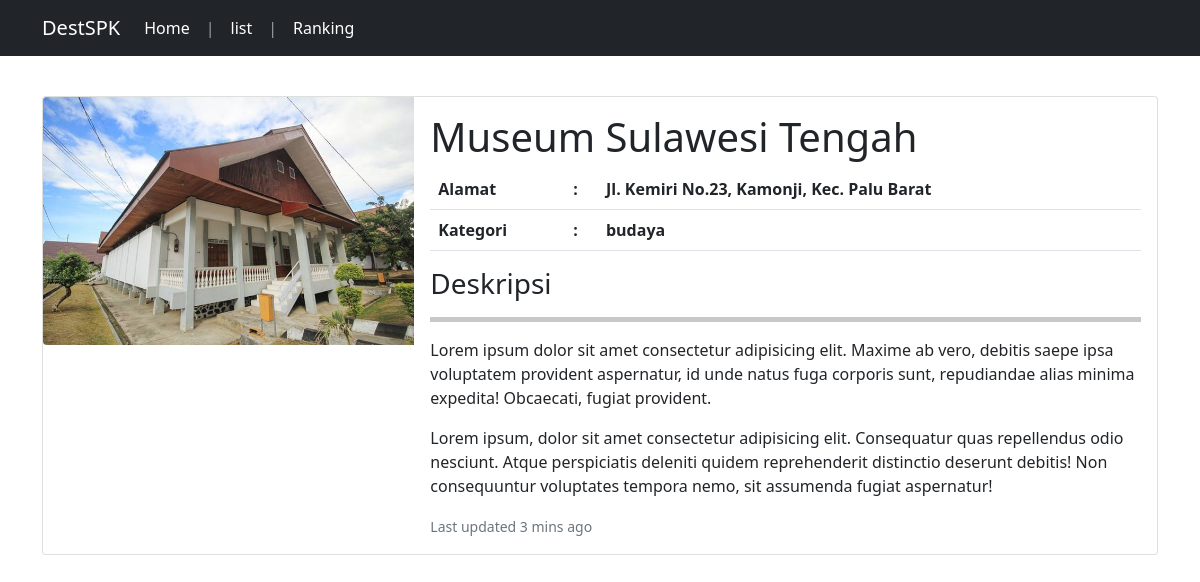
The page /user/detail.php?id=8 on the database its author committed.
### tables this page shows
CREATE TABLE `alternative` (
  `id` int(11) NOT NULL,
  `nama_tempat` varchar(100) NOT NULL,
  `alamat` text NOT NULL,
  `kategori` varchar(100) NOT NULL,
  `foto` text NOT NULL
);

### user/detail.php (the view)
<?php include 'header.php' ?>
<?php include '../db_connect.php' ?>
<main class="container mt-5">
    <?php
    $id = $_GET['id'];
    $query = $conn->query("SELECT * FROM alternative WHERE id='$id'");
    $row = $query->fetch_assoc();
    ?>
    <br><br>
    <div class="col-lg-12">
        <div class="card mb-3">
            <div class="row g-0">
                <div class="col-md-4">
                    <img src="../image/<?= $row['foto'] ?>" class="img-fluid rounded-start" alt="..." height="500px">
                </div>
                <div class="col-md-8">
                    <div class="card-body">
                        <h1 class="card-title"><?= $row['nama_tempat'] ?></h1>
                        <table class="table">
                            <thead>
                                <tr>
                                    <th>Alamat</th>
                                    <th>:</th>
                                    <th><?= $row['alamat'] ?></th>
                                </tr>
                                <tr>
                                    <th>Kategori</th>
                                    <th>:</th>
                                    <th><?= $row['kategori'] ?></th>
                                </tr>
                            </thead>
                        </table>
                        <h3 class="card-title">Deskripsi</h3>
                        <hr style="height: 5px;">
                        <p>Lorem ipsum dolor sit amet consectetur adipisicing elit. Maxime ab vero, debitis saepe ipsa voluptatem provident aspernatur, id unde natus fuga corporis sunt, repudiandae alias minima expedita! Obcaecati, fugiat provident.</p>
                        <p>Lorem ipsum, dolor sit amet consectetur adipisicing elit. Consequatur quas repellendus odio nesciunt. Atque perspiciatis deleniti quidem reprehenderit distinctio deserunt debitis! Non consequuntur voluptates tempora nemo, sit assumenda fugiat aspernatur!</p>
                        <p class="card-text"><small class="text-muted">Last updated 3 mins ago</small></p>
                    </div>
                </div>
            </div>
        </div>
    </div>
</main>
<?php include 'footer.php' ?>

### rows shown on the page
alternative: foto (picture), nama_tempat "Museum Sulawesi Tengah", alamat "Jl. Kemiri No.23, Kamonji, Kec. Palu Barat", kategori "budaya"
